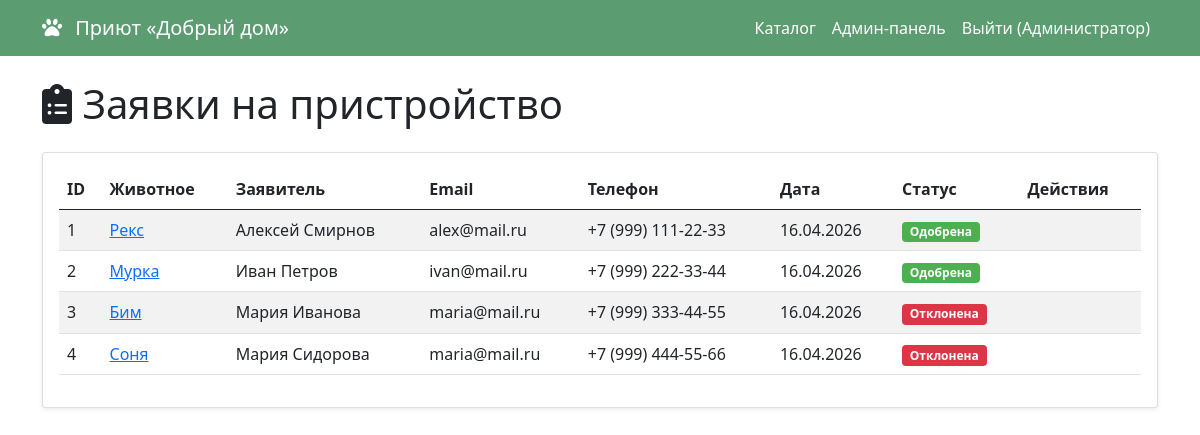
Page /admin/adoption-requests (signed in) on the committed database.
### app/models.py (models this page shows, shortened)
class User(UserMixin, db.Model):
    __tablename__ = 'users'
    id = db.Column(db.Integer, primary_key=True)
    email = db.Column(db.String(100), unique=True, nullable=False)
    password_hash = db.Column(db.String(255), nullable=False)
    role = db.Column(db.String(20), default='user')
    name = db.Column(db.String(100), nullable=False)
    phone = db.Column(db.String(20))
    created_at = db.Column(db.DateTime, default=datetime.utcnow)
    created_animals = db.relationship('Animal', back_populates='creator', foreign_keys='Animal.created_by')
    activities = db.relationship('Activity', back_populates='user')
    adoption_requests = db.relationship('AdoptionRequest', back_populates='user')
    created_fundraisers = db.relationship('Fundraiser', back_populates='creator')
    donations = db.relationship('Donation', back_populates='user')
    def is_admin(self):
        return self.role == 'admin'

class AdoptionRequest(db.Model):
    __tablename__ = 'adoption_requests'
    id = db.Column(db.Integer, primary_key=True)
    user_id = db.Column(db.Integer, db.ForeignKey('users.id', ondelete='SET NULL'), nullable=True)
    animal_id = db.Column(db.Integer, db.ForeignKey('animals.id', ondelete='CASCADE'), nullable=False)
    status = db.Column(db.String(50), default='new')
    full_name = db.Column(db.String(100), nullable=False)
    email = db.Column(db.String(100), nullable=False)
    phone = db.Column(db.String(20))
    experience = db.Column(db.Text)
    message = db.Column(db.Text)
    created_at = db.Column(db.DateTime, default=datetime.utcnow)
    user = db.relationship('User', back_populates='adoption_requests')
    animal = db.relationship('Animal', back_populates='adoption_requests')

class Animal(db.Model):
    __tablename__ = 'animals'
    id = db.Column(db.Integer, primary_key=True)
    name = db.Column(db.String(100), nullable=False)
    species = db.Column(db.String(50), nullable=False)
    breed = db.Column(db.String(100))
    gender = db.Column(db.String(10))
    age = db.Column(db.Integer)
    color = db.Column(db.String(100))
    status = db.Column(db.String(50), default='looking')
    description = db.Column(db.Text)
    created_at = db.Column(db.DateTime, default=datetime.utcnow)
    created_by = db.Column(db.Integer, db.ForeignKey('users.id', ondelete='SET NULL'), nullable=True)
    photos = db.relationship('AnimalPhoto', back_populates='animal', cascade='all, delete-orphan')
    activities = db.relationship('Activity', back_populates='animal', cascade='all, delete-orphan')
    adoption_requests = db.relationship('AdoptionRequest', back_populates='animal')
    fundraisers = db.relationship('Fundraiser', back_populates='animal')
    creator = db.relationship('User', back_populates='created_animals', foreign_keys=[created_by])

### app/routes.py (the view)
    @app.route('/admin/adoption-requests')
    @login_required
    def admin_adoption_requests():
        if not current_user.is_admin():
            flash('Доступ запрещён.', 'danger')
            return redirect(url_for('catalog'))
        requests = AdoptionRequest.query.order_by(AdoptionRequest.created_at.desc()).all()
        return render_template('admin_adoption_requests.html', requests=requests)

### app/models.py (called while the page is built)
@login_manager.user_loader
def load_user(user_id):
    return User.query.get(int(user_id))

### app/templates/admin_adoption_requests.html (shortened to what this page needs)
{% extends "base.html" %}
{% block content %}
<h1 class="mb-4"><i class="fas fa-clipboard-list"></i> Заявки на пристройство</h1>
<div class="card shadow-sm">
    <div class="card-body">
        <div class="table-responsive">
            <table class="table table-striped">
                <thead>
                    <tr>
                        <th>ID</th>
                        <th>Животное</th>
                        <th>Заявитель</th>
                        <th>Email</th>
                        <th>Телефон</th>
                        <th>Дата</th>
                        <th>Статус</th>
                        <th>Действия</th>
                    </tr>
                </thead>
                <tbody>
                    {% for req in requests %}
                    <tr>
                        <td>{{ req.id }}</td>
                        <td>
                            <a href="{{ url_for('animal_card', id=req.animal_id) }}">
                                {{ req.animal.name }}
                            </a>
                        </td>
                        <td>{{ req.full_name }}</td>
                        <td>{{ req.email }}</td>
                        <td>{{ req.phone or '—' }}</td>
                        <td>{{ req.created_at.strftime('%d.%m.%Y') }}</td>
                        <td>
                            {% if req.status == 'new' %}
                                <span class="badge bg-warning">Новая</span>
                            {% elif req.status == 'approved' %}
                                <span class="badge bg-success">Одобрена</span>
                            {% elif req.status == 'rejected' %}
                                <span class="badge bg-danger">Отклонена</span>
                            {% endif %}
                        </td>
                        <td>
                        </td>
                    </tr>
                    {% endfor %}
                </tbody>
            </table>
        </div>
    </div>
</div>
{% endblock %}

### app/templates/base.html (shortened to what this page needs)
<!DOCTYPE html>
<html lang="ru">
<head>
    <link href="../static/css/bootstrap.css" rel="stylesheet">
    <link rel="stylesheet" href="https://cdnjs.cloudflare.com/ajax/libs/font-awesome/6.0.0/css/all.min.css">
    <link rel="stylesheet" href="{{ url_for('static', filename='css/style.css') }}">
</head>
<body>
    <nav class="navbar navbar-expand-lg navbar-dark bg-primary">
        <div class="container">
            <a class="navbar-brand" href="{{ url_for('catalog') }}">
                <i class="fas fa-paw"></i> Приют «Добрый дом»
            </a>
            <div class="collapse navbar-collapse" id="navbarNav">
                <ul class="navbar-nav ms-auto">
                    <li class="nav-item">
                        <a class="nav-link" href="{{ url_for('catalog') }}">Каталог</a>
                    </li>
                    {% if current_user.is_authenticated %}
                        <li class="nav-item">
                            <a class="nav-link" href="{{ url_for('admin_dashboard') }}">Админ-панель</a>
                        </li>
                        <li class="nav-item">
                            <a class="nav-link" href="{{ url_for('logout') }}">Выйти ({{ current_user.name }})</a>
                        </li>
                    {% endif %}
                </ul>
            </div>
        </div>
    </nav>
    <div class="container mt-4">
        {% block content %}{% endblock %}
    </div>
</body>
</html>

### app/static/css/style.css (style rules this page uses)
.card { transition: transform 0.2s; }
.navbar-brand i { margin-right: 8px; }
.bg-primary { background-color: #5b9d71 !important; }
.badge.bg-success { background-color: #4caf50 !important; }
.navbar-dark .navbar-nav .nav-link { color: #fff; }
.table { vertical-align: middle; }

### rows in the picture
User: name "Администратор"
AdoptionRequest: id "1", animal.name "Рекс", full_name "Алексей Смирнов", email "alex@mail.ru", phone "+7 (999) 111-22-33", created_at "16.04.2026", status "Одобрена"
AdoptionRequest: id "2", animal.name "Мурка", full_name "Иван Петров", email "ivan@mail.ru", phone "+7 (999) 222-33-44", created_at "16.04.2026", status "Одобрена"
AdoptionRequest: id "3", animal.name "Бим", full_name "Мария Иванова", email "maria@mail.ru", phone "+7 (999) 333-44-55", created_at "16.04.2026", status "Отклонена"
AdoptionRequest: id "4", animal.name "Соня", full_name "Мария Сидорова", email "maria@mail.ru", phone "+7 (999) 444-55-66", created_at "16.04.2026", status "Отклонена"
